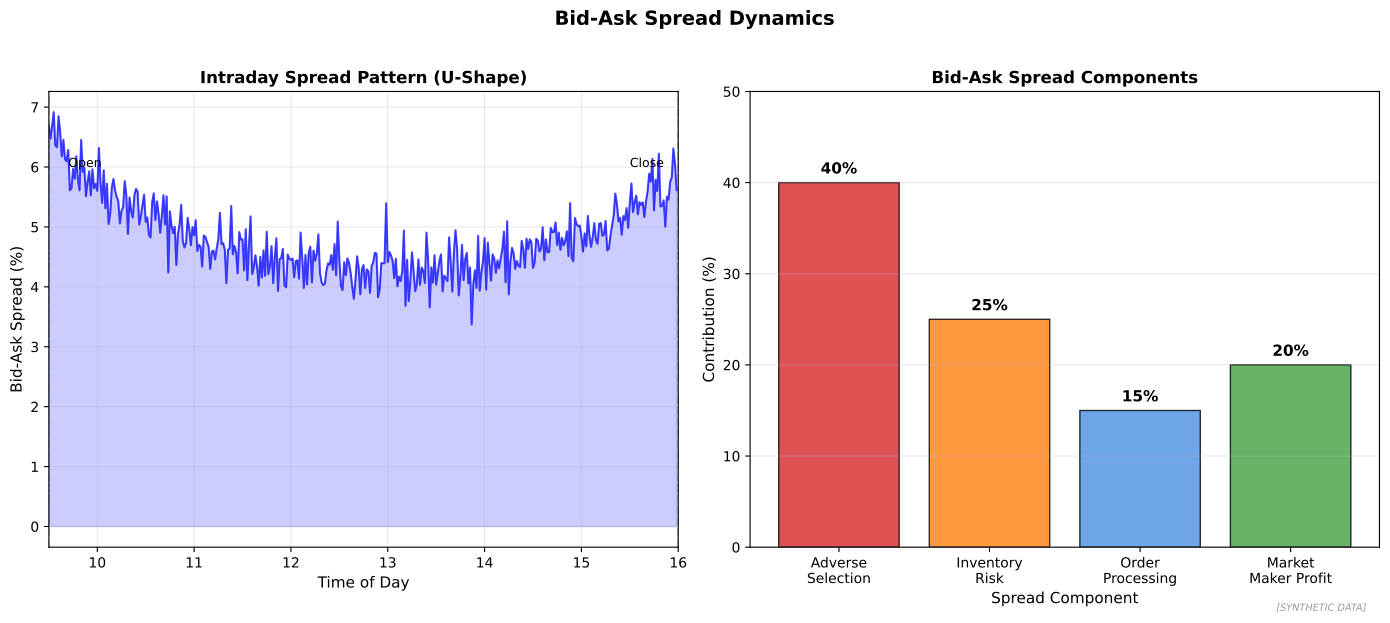

The Python source for this figure:
"""
Bid-Ask Spread Dynamics
Spread behavior and determinants

Output: bid_ask_dynamics.pdf
Module: module_04_trad_finance
Lesson: 41 - Market Microstructure
"""

from pathlib import Path
import matplotlib.pyplot as plt
import numpy as np

CHART_METADATA = {
    'title': 'Bid Ask Dynamics',
    'module': 'module_04_trad_finance',
    'lesson': 41,
    'url': 'https://github.com/Digital-AI-Finance/digital-finance/tree/main/module_04_trad_finance/figures/bid_ask_dynamics'
}

plt.rcParams.update({'font.size': 10, 'axes.labelsize': 10})

def create_chart():
    fig, axes = plt.subplots(1, 2, figsize=(14, 6))

    np.random.seed(42)

    # Spread throughout the day
    ax1 = axes[0]

    # Generate intraday pattern
    time_minutes = np.arange(0, 390)  # 6.5 hours
    # U-shaped pattern: wider at open/close
    base_spread = 0.02
    intraday_pattern = 0.015 * (1 + 2 * np.exp(-0.01 * time_minutes) +
                                 1.5 * np.exp(-0.01 * (390 - time_minutes)))
    noise = np.random.randn(390) * 0.003
    spread = base_spread + intraday_pattern + noise
    spread = np.clip(spread, 0.01, 0.08)

    hours = time_minutes / 60 + 9.5  # Start at 9:30

    ax1.plot(hours, spread * 100, 'b-', linewidth=1.5, alpha=0.7)
    ax1.fill_between(hours, spread * 100, alpha=0.2, color='blue')

    ax1.axvline(x=9.5, color='gray', linestyle='--', alpha=0.5)
    ax1.axvline(x=16, color='gray', linestyle='--', alpha=0.5)

    ax1.text(9.7, 6, 'Open', fontsize=9)
    ax1.text(15.5, 6, 'Close', fontsize=9)

    ax1.set_xlabel('Time of Day', fontsize=11)
    ax1.set_ylabel('Bid-Ask Spread (%)', fontsize=11)
    ax1.set_title('Intraday Spread Pattern (U-Shape)', fontsize=12, fontweight='bold')
    ax1.set_xlim(9.5, 16)
    ax1.grid(True, alpha=0.3)

    # Spread Components
    ax2 = axes[1]

    components = ['Adverse\nSelection', 'Inventory\nRisk', 'Order\nProcessing', 'Market\nMaker Profit']
    contribution = [40, 25, 15, 20]
    colors = ['#D62728', '#FF7F0E', '#4A90E2', '#44A044']

    bars = ax2.bar(components, contribution, color=colors, alpha=0.8, edgecolor='black')

    for bar, pct in zip(bars, contribution):
        ax2.text(bar.get_x() + bar.get_width()/2, bar.get_height() + 1,
                f'{pct}%', ha='center', fontsize=11, fontweight='bold')

    ax2.set_xlabel('Spread Component', fontsize=11)
    ax2.set_ylabel('Contribution (%)', fontsize=11)
    ax2.set_title('Bid-Ask Spread Components', fontsize=12, fontweight='bold')
    ax2.set_ylim(0, 50)
    ax2.yaxis.grid(True, alpha=0.3)

    fig.suptitle('Bid-Ask Spread Dynamics', fontsize=14, fontweight='bold', y=1.02)
    fig.text(0.98, 0.02, '[SYNTHETIC DATA]', fontsize=7, color='#999999', ha='right', style='italic')
    plt.tight_layout()

    output_path = Path(__file__).parent / 'bid_ask_dynamics.pdf'
    plt.savefig(output_path, format='pdf', dpi=300, bbox_inches='tight')
    plt.close()
    print(f"Chart saved to: {output_path}")
    return output_path

if __name__ == '__main__':
    create_chart()
